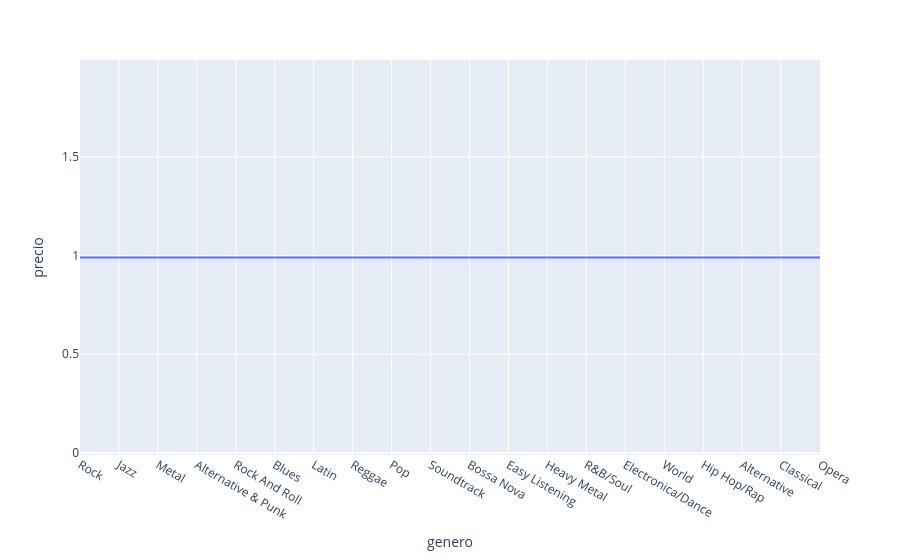

This figure's notebook cell:
### Markdown cell above
Al intentar hacer lo mismo con el precio, encontramos algo interesante: todas las canciones tienen el mismo precio. Por lo tanto, no hay relación posible entre género y precio unitario.

### Code cell
genero_price = pd.read_sql_query("""
SELECT 
    genre.Name AS genero, 
    track.UnitPrice AS precio 
FROM Track AS track
JOIN Genre AS genre ON track.GenreId = genre.GenreId
WHERE track.MediaTypeId != 3
;
""", conn)

graph_genero_price = px.line(genero_price, x="genero", y="precio")
graph_genero_price.show()

### Figure 1 — Plotly figure (JSON) as saved in the notebook; plotly's stock layout.template omitted (floating-point values rounded to 4 significant figures; data arrays with more than 128 entries replaced by an {"elided": "..."} marker saying what was removed)
{"data": [{"hovertemplate": "genero=%{x}<br>precio=%{y}<extra></extra>", "legendgroup": "", "line": {"color": "#636efa", "dash": "solid"}, "marker": {"symbol": "circle"}, "mode": "lines", "name": "", "showlegend": false, "type": "scattergl", "x": {"elided": "3289 str values"}, "xaxis": "x", "y": {"elided": "3289 float values"}, "yaxis": "y"}], "layout": {"legend": {"tracegroupgap": 0}, "margin": {"t": 60}, "xaxis": {"anchor": "y", "domain": [0, 1], "title": {"text": "genero"}}, "yaxis": {"anchor": "x", "domain": [0, 1], "title": {"text": "precio"}}}}
